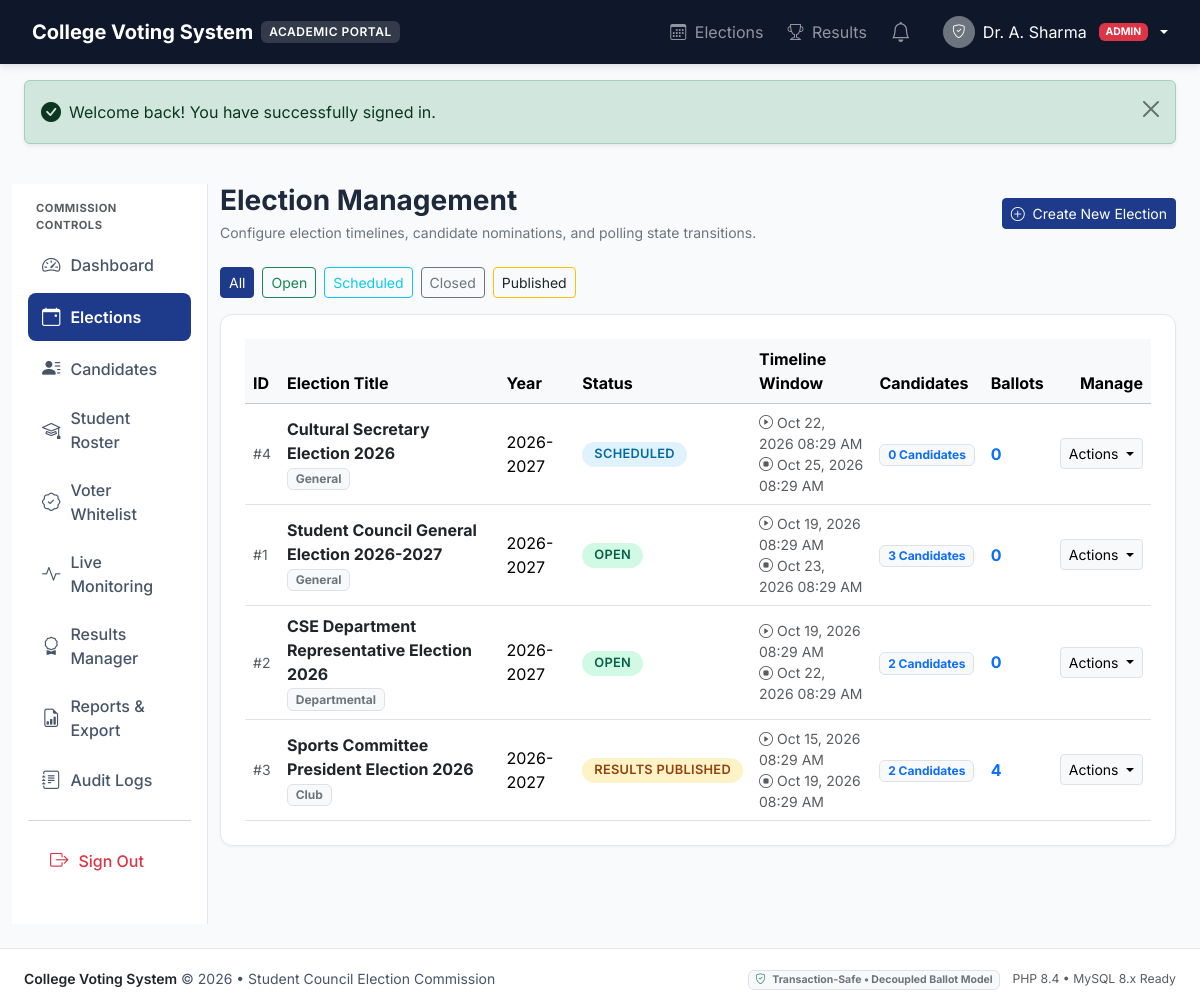
Screenshot of /admin/elections.php (signed in) with the database file from the repository.
### tables this page shows
CREATE TABLE IF NOT EXISTS users (
    id INT AUTO_INCREMENT PRIMARY KEY,
    email VARCHAR(150) NOT NULL UNIQUE,
    password_hash VARCHAR(255) NOT NULL,
    role ENUM('admin', 'student') NOT NULL DEFAULT 'student',
    status ENUM('pending', 'active', 'suspended') NOT NULL DEFAULT 'pending',
    created_at DATETIME NOT NULL DEFAULT CURRENT_TIMESTAMP,
    updated_at DATETIME NOT NULL DEFAULT CURRENT_TIMESTAMP ON UPDATE CURRENT_TIMESTAMP,
    INDEX idx_user_role (role),
    INDEX idx_user_status (status)
);

CREATE TABLE IF NOT EXISTS elections (
    id INT AUTO_INCREMENT PRIMARY KEY,
    title VARCHAR(200) NOT NULL,
    description TEXT DEFAULT NULL,
    academic_year VARCHAR(20) NOT NULL,
    election_type ENUM('general', 'departmental', 'club', 'special') NOT NULL DEFAULT 'general',
    start_time DATETIME NOT NULL,
    end_time DATETIME NOT NULL,
    status ENUM('draft', 'scheduled', 'open', 'closed', 'results_published', 'cancelled') NOT NULL DEFAULT 'draft',
    eligibility_type ENUM('all_students', 'by_department', 'by_year') NOT NULL DEFAULT 'all_students',
    created_by INT DEFAULT NULL,
    created_at DATETIME NOT NULL DEFAULT CURRENT_TIMESTAMP,
    updated_at DATETIME NOT NULL DEFAULT CURRENT_TIMESTAMP ON UPDATE CURRENT_TIMESTAMP,
    CONSTRAINT fk_election_creator FOREIGN KEY (created_by) REFERENCES users(id) ON DELETE SET NULL,
    INDEX idx_election_status (status),
    INDEX idx_election_dates (start_time, end_time)
);

### app/includes/functions.php (called while the page is built, shortened)
<?php
function e(?string $value): string {
    return htmlspecialchars((string)($value ?? ''), ENT_QUOTES, 'UTF-8');
}
function get_flash(): ?array {
    if (!empty($_SESSION['flash'])) {
        $flash = $_SESSION['flash'];
        return $flash;
    }
    return null;
}
function base_url(string $path = ''): string {
    $scriptName = $_SERVER['SCRIPT_NAME'] ?? '';
    $base = rtrim(dirname($scriptName), '/\\');
    $trimmedPath = ltrim($path, '/');
    return ($base === '' || $base === '/') ? '/' . $trimmedPath : $base . '/' . $trimmedPath;
}
function format_datetime(?string $datetime, string $format = 'M d, Y h:i A'): string {
    try {
        $dt = new DateTime($datetime);
        return $dt->format($format);
    } catch (Exception $e) {
        return $datetime;
    }
}

### app/includes/auth.php (called while the page is built, shortened)
<?php
require_once __DIR__ . '/../config/app.php';
require_once __DIR__ . '/functions.php';
class Auth {
    private static ?array $currentUser = null;
    public static function check(): bool {
        return !empty($_SESSION['user_id']);
    }
    public static function id(): ?int {
        return isset($_SESSION['user_id']) ? (int)$_SESSION['user_id'] : null;
    }
    public static function role(): ?string {
        return $_SESSION['user_role'] ?? null;
    }
    public static function isAdmin(): bool {
        return self::role() === 'admin';
    }
    public static function user(): ?array {
        if (self::$currentUser !== null) {
            return self::$currentUser;
        }
        $userId = self::id();
        $db = Database::getConnection();
        $stmt = $db->prepare("SELECT * FROM users WHERE id = ?");
        $stmt->execute([$userId]);
        $user = $stmt->fetch(PDO::FETCH_ASSOC);
        if ($user['role'] === 'student') {
            $stmtStud = $db->prepare("
                SELECT s.*, d.name AS department_name, d.code AS department_code
                FROM students s
                LEFT JOIN departments d ON s.department_id = d.id
                WHERE s.user_id = ?
            ");
            $stmtStud->execute([$userId]);
            $student = $stmtStud->fetch(PDO::FETCH_ASSOC);
            $user['student'] = $student ?: [];
        } elseif ($user['role'] === 'admin') {
            $stmtAdmin = $db->prepare("SELECT * FROM administrators WHERE user_id = ?");
            $stmtAdmin->execute([$userId]);
            $admin = $stmtAdmin->fetch(PDO::FETCH_ASSOC);
            $user['admin'] = $admin ?: [];
        }
        self::$currentUser = $user;
        return self::$currentUser;
    }
}

### app/repositories/ElectionRepository.php (called while the page is built, shortened)
<?php
class ElectionRepository {
    private PDO $db;
    public function __construct(?PDO $db = null) {
        $this->db = $db ?? Database::getConnection();
    }
    public function getAll(array $filters = []): array {
        $sql = "
            SELECT e.*, u.email AS creator_email,
                   (SELECT COUNT(*) FROM candidates c WHERE c.election_id = e.id AND c.status = 'active') AS candidate_count,
                   (SELECT COUNT(*) FROM voter_participation vp WHERE vp.election_id = e.id) AS total_votes
            FROM elections e
            LEFT JOIN users u ON e.created_by = u.id
            WHERE 1=1
        ";
        $params = [];
        $sql .= " ORDER BY e.start_time DESC";
        $stmt = $this->db->prepare($sql);
        $stmt->execute($params);
        return $stmt->fetchAll(PDO::FETCH_ASSOC);
    }
}

### admin/elections.php (the view, shortened to what this page needs)
<?php
require_once __DIR__ . '/../app/includes/csrf.php';
require_once __DIR__ . '/../app/includes/functions.php';
require_once __DIR__ . '/../app/repositories/ElectionRepository.php';
$db = Database::getConnection();
$electionRepo = new ElectionRepository($db);
$currentUser = Auth::user();
$statusFilter = $_GET['status'] ?? '';
$filters = [];
$elections = $electionRepo->getAll($filters);
require_once __DIR__ . '/../app/includes/header.php';
?>
<div class="container-fluid px-3 px-md-4 py-4">
    <div class="row g-4">
        <?php require_once __DIR__ . '/../app/includes/admin-sidebar.php'; ?>
        <div class="col-lg-9 col-xl-10">
            <div class="d-flex flex-column flex-md-row justify-content-between align-items-md-center gap-3 mb-4">
                <div>
                    <h1 class="h3 fw-bold mb-1">Election Management</h1>
                    <p class="text-secondary small mb-0">Configure election timelines, candidate nominations, and polling state transitions.</p>
                </div>
                <a href="<?= base_url('election-form.php') ?>" class="btn btn-navy btn-sm">
                    <i class="bi bi-plus-circle me-1"></i> Create New Election
                </a>
            </div>
            <div class="d-flex flex-wrap gap-2 mb-3">
                <a href="<?= base_url('elections.php') ?>" class="btn btn-sm <?= empty($statusFilter) ? 'btn-navy' : 'btn-outline-secondary' ?>">All</a>
                <a href="<?= base_url('elections.php?status=open') ?>" class="btn btn-sm <?= $statusFilter === 'open' ? 'btn-success' : 'btn-outline-success' ?>">Open</a>
                <a href="<?= base_url('elections.php?status=scheduled') ?>" class="btn btn-sm <?= $statusFilter === 'scheduled' ? 'btn-info' : 'btn-outline-info' ?>">Scheduled</a>
                <a href="<?= base_url('elections.php?status=closed') ?>" class="btn btn-sm <?= $statusFilter === 'closed' ? 'btn-secondary' : 'btn-outline-secondary' ?>">Closed</a>
                <a href="<?= base_url('elections.php?status=results_published') ?>" class="btn btn-sm <?= $statusFilter === 'results_published' ? 'btn-warning text-dark' : 'btn-outline-warning text-dark' ?>">Published</a>
            </div>
            <div class="card card-academic p-4">
                <?php if (empty($elections)): ?>
                    <p class="text-center text-muted py-5 mb-0">No elections match the filter.</p>
                <?php else: ?>
                    <div class="table-responsive">
                        <table class="table table-hover align-middle mb-0">
                            <thead class="table-light">
                                <tr>
                                    <th>ID</th>
                                    <th>Election Title</th>
                                    <th>Year</th>
                                    <th>Status</th>
                                    <th>Timeline Window</th>
                                    <th>Candidates</th>
                                    <th>Ballots</th>
                                    <th class="text-end">Manage</th>
                                </tr>
                            </thead>
                            <tbody>
                                <?php foreach ($elections as $el): ?>
                                    <tr>
                                        <td class="text-muted small">#<?= $el['id'] ?></td>
                                        <td>
                                            <div class="fw-bold text-dark"><?= e($el['title']) ?></div>
                                            <span class="badge bg-light text-secondary border small text-capitalize"><?= e($el['election_type']) ?></span>
                                        </td>
                                        <td><?= e($el['academic_year']) ?></td>
                                        <td>
                                            <span class="badge badge-status badge-<?= e($el['status']) ?>">
                                                <?= e(str_replace('_', ' ', $el['status'])) ?>
                                            </span>
                                        </td>
                                        <td class="small text-muted">
                                            <div><i class="bi bi-play-circle me-1"></i><?= format_datetime($el['start_time']) ?></div>
                                            <div><i class="bi bi-stop-circle me-1"></i><?= format_datetime($el['end_time']) ?></div>
                                        </td>
                                        <td>
                                            <a href="<?= base_url('candidates.php?election_id=' . $el['id']) ?>" class="badge bg-light text-primary border text-decoration-none">
                                                <?= (int)$el['candidate_count'] ?> Candidates
                                            </a>
                                        </td>
                                        <td class="fw-bold text-primary"><?= (int)$el['total_votes'] ?></td>
                                        <td class="text-end">
                                            <div class="dropdown">
                                                <button class="btn btn-light btn-sm border dropdown-toggle" type="button" data-bs-toggle="dropdown">
                                                    Actions
                                                </button>
                                            </div>
                                        </td>
                                    </tr>
                                <?php endforeach; ?>
                            </tbody>
                        </table>
                    </div>
                <?php endif; ?>
            </div>
        </div>
    </div>
</div>
<?php require_once __DIR__ . '/../app/includes/footer.php'; ?>

### app/includes/header.php (shortened to what this page needs)
<?php
require_once __DIR__ . '/auth.php';
require_once __DIR__ . '/functions.php';
$currentUser = Auth::user();
$isLoggedIn = Auth::check();
$isAdmin = Auth::isAdmin();
$flash = get_flash();
?>
<!DOCTYPE html>
<html lang="en">
<head>
    <link href="https://cdn.jsdelivr.net/npm/bootstrap@5.3.3/dist/css/bootstrap.min.css" rel="stylesheet">
    <link href="https://cdn.jsdelivr.net/npm/bootstrap-icons@1.11.3/font/bootstrap-icons.css" rel="stylesheet">
    <link href="<?= base_url('assets/css/style.css') ?>" rel="stylesheet">
</head>
<body>
<nav class="navbar navbar-expand-lg navbar-dark app-navbar py-2 sticky-top">
    <div class="container-fluid px-3 px-md-4">
        <a class="navbar-brand d-flex align-items-center gap-2 fw-bold" href="<?= base_url('index.php') ?>">
            <span>College Voting System</span>
            <span class="navbar-brand-badge d-none d-sm-inline-block">Academic Portal</span>
        </a>
        <div class="collapse navbar-collapse" id="appNav">
            <ul class="navbar-nav ms-auto align-items-center gap-1 gap-lg-2">
                <li class="nav-item">
                    <a class="nav-link" href="<?= base_url('elections.php') ?>"><i class="bi bi-calendar3 me-1"></i> Elections</a>
                </li>
                <li class="nav-item">
                    <a class="nav-link" href="<?= base_url('results.php') ?>"><i class="bi bi-trophy me-1"></i> Results</a>
                </li>
                <?php if ($isLoggedIn): ?>
                    <li class="nav-item">
                        <a class="nav-link position-relative px-2" href="<?= base_url('notifications.php') ?>" title="Notifications">
                            <i class="bi bi-bell fs-5"></i>
                        </a>
                    </li>
                    <li class="nav-item dropdown ms-lg-2">
                        <a class="nav-link dropdown-toggle d-flex align-items-center gap-2 text-white" href="#" role="button" data-bs-toggle="dropdown">
                            <div class="rounded-circle bg-secondary text-white d-flex align-items-center justify-content-center" style="width: 32px; height: 32px; font-size: 0.85rem;">
                                <i class="bi <?= $isAdmin ? 'bi-shield-check' : 'bi-person-fill' ?>"></i>
                            </div>
                            <span class="d-none d-md-inline"><?= e($currentUser['admin']['full_name'] ?? $currentUser['student']['full_name'] ?? $currentUser['email']) ?></span>
                            <span class="badge bg-<?= $isAdmin ? 'danger' : 'primary' ?> text-uppercase ms-1" style="font-size: 0.65rem;">
                                <?= e($currentUser['role']) ?>
                            </span>
                        </a>
                    </li>
                <?php endif; ?>
            </ul>
        </div>
    </div>
</nav>
<?php if ($flash): ?>
    <div class="container-fluid px-3 px-md-4 mt-3">
        <div class="alert alert-<?= e($flash['type']) ?> alert-dismissible fade show shadow-sm" role="alert">
            <div class="d-flex align-items-center gap-2">
                <i class="bi <?= $flash['type'] === 'success' ? 'bi-check-circle-fill' : ($flash['type'] === 'danger' ? 'bi-exclamation-octagon-fill' : 'bi-info-circle-fill') ?> fs-5"></i>
                <div><?= e($flash['message']) ?></div>
            </div>
            <button type="button" class="btn-close" data-bs-dismiss="alert" aria-label="Close"></button>
        </div>
    </div>
<?php endif; ?>

### public/assets/css/style.css (style rules this page uses)
:root { --primary-navy: #1e3a8a; --primary-dark: #0f172a; --primary-hover: #1e40af; --secondary-slate: #475569; --bg-light: #f8fafc; --surface-card: #ffffff; --success-green: #10b981; --danger-rose: #e11d48; --warning-amber: #f59e0b; --border-subtle: #e2e8f0; --font-sans: 'Inter', system-ui, -apple-system, BlinkMacSystemFont, "Segoe UI", Roboto, sans-serif; }
body { background-color: var(--bg-light); color: #1e293b; font-family: var(--font-sans); min-height: 100vh; display: flex; flex-direction: column; }
.app-navbar { background-color: var(--primary-dark); box-shadow: 0 2px 8px rgba(15, 23, 42, 0.15); }
.navbar-brand-badge { background-color: rgba(255, 255, 255, 0.15); border-radius: 6px; padding: 2px 8px; font-size: 0.75rem; font-weight: 600; letter-spacing: 0.5px; text-transform: uppercase; }
.card-academic { background: var(--surface-card); border: 1px solid var(--border-subtle); border-radius: 12px; box-shadow: 0 1px 3px rgba(0, 0, 0, 0.05); transition: transform 0.15s ease, box-shadow 0.15s ease; }
.badge-status { padding: 6px 12px; border-radius: 20px; font-weight: 600; font-size: 0.8rem; letter-spacing: 0.3px; text-transform: uppercase; }
.badge-open { background-color: #d1fae5; color: #065f46; }
.badge-scheduled { background-color: #e0f2fe; color: #0369a1; }
.badge-published, .badge-results_published { background-color: #fef3c7; color: #92400e; }
.btn-navy { background-color: var(--primary-navy); border-color: var(--primary-navy); color: #ffffff; }

### rows the page displays
users: role "ADMIN"
elections: id "4", title "Cultural Secretary Election 2026", election_type "General", academic_year "2026-2027", status "SCHEDULED", start_time "Oct 22, 2026 08:29 AM", end_time "Oct 25, 2026 08:29 AM", candidate_count "0", total_votes "0"
elections: id "1", title "Student Council General Election 2026-2027", election_type "General", academic_year "2026-2027", status "OPEN", start_time "Oct 19, 2026 08:29 AM", end_time "Oct 23, 2026 08:29 AM", candidate_count "3", total_votes "0"
elections: id "2", title "CSE Department Representative Election 2026", election_type "Departmental", academic_year "2026-2027", status "OPEN", start_time "Oct 19, 2026 08:29 AM", end_time "Oct 22, 2026 08:29 AM", candidate_count "2", total_votes "0"
elections: id "3", title "Sports Committee President Election 2026", election_type "Club", academic_year "2026-2027", status "RESULTS PUBLISHED", start_time "Oct 15, 2026 08:29 AM", end_time "Oct 19, 2026 08:29 AM", candidate_count "2", total_votes "4"

### other values shown
$currentUser['admin']['full_name'] "Dr. A. Sharma"
$flash['message'] "Welcome back! You have successfully signed in."
PHP_MAJOR_VERSION "8"
PHP_MINOR_VERSION "4"
